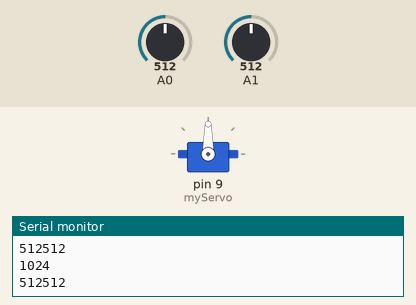
Simulated run of this sketch. Board: Arduino Uno, built with avr-gcc and run on an emulated ATmega328P. Parts: servo, the last lines printed to the serial monitor. The inputs (shaded band) are chosen by the test bench; at power-on: A1 = 512, A0 = 512.

Above: at 1.3 s.
1.4 s: A1 set to 526
At 1.9 s:
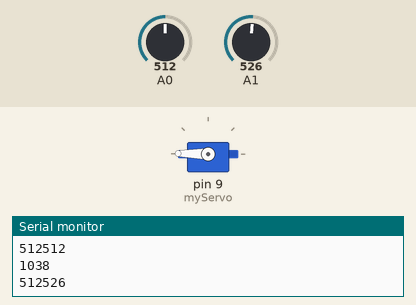
4.4 s: A0 set to 539
At 5.3 s:
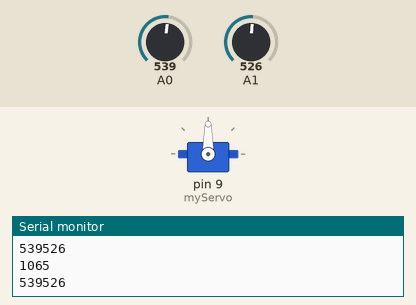
5.9 s: A0 set to 511
At 8.8 s:
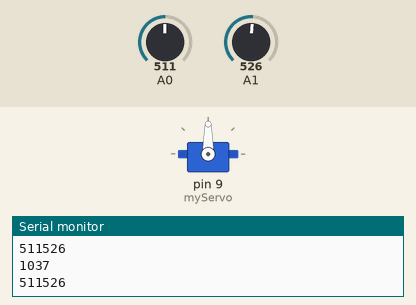
8.9 s: A0 set to 716
At 9.4 s:
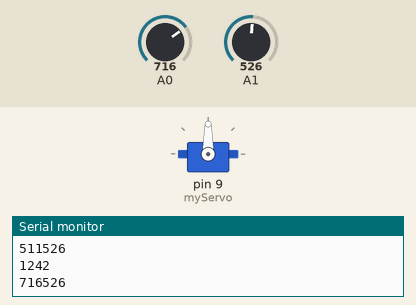
Timing chart, 0 to 11.4 s (numbered marks = the images above; inputs shaded):
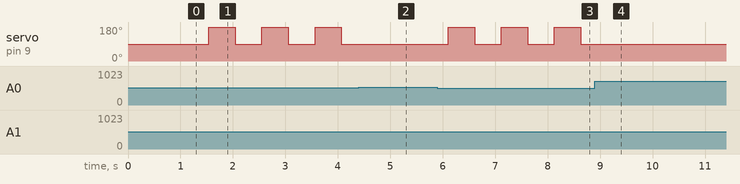

Measured:
- the behaviour switches between 512 and 513 on A1 (found by bisection; images 0 and 1)
- the behaviour switches between 525 and 526 on A0 (found by bisection; images 1 and 2)
- after the input at 1.4 s, servo on pin 9 (myServo): alternates 179° for 0.50 s and 90° for 0.51 s, starting after 0.14 s
- after the input at 4.4 s, servo on pin 9 (myServo): stays 90° (without the input it goes to 179° after 0.18 s)
- after the input at 5.9 s, servo on pin 9 (myServo): alternates 179° for 0.50 s and 90° for 0.51 s, starting after 0.21 s
- after the input at 8.9 s, servo on pin 9 (myServo): stops changing and stays 90°

The sketch:

servo.ino
```cpp
// include the servo library
#include <Servo.h>

Servo myServo;  // create a servo object
int s1 =1;   // variable to hold the angle for the servo motor
int s2 =1;
int s3 =0;
void setup() {
  myServo.attach(9); // attaches the servo on pin 9 to the servo object
  Serial.begin(9600); // open a serial connection to your computer
}

void loop() {
  s1 = analogRead(A0);
  delay(5);
  s2 = analogRead(A1);
  delay(5);
  // scale the numbers from the pot
  //angle = map(potVal, 0, 1023, 0, 179);

  // print out the angle for the servo motor
  //Serial.print(", angle: ");
  s3 = s1 + s2 ;
  Serial.println(s3);
  Serial.print(s1);
  Serial.println(s2);

  if ( s1 < s2) {
  // set the servo position
  myServo.write (179);
 // delay(500);
  //myServo.write (0);
  // wait for the servo to get there
  delay(500);
  }
  if ( s3 >= 45){
  myServo.write (90);
 // delay(500);
  //myServo.write (0);
  // wait for the servo to get there
  delay(500);
  }
else {
  myServo.write (0);
 // delay(500);
  //myServo.write (0);
  // wait for the servo to get there
  delay(500);
}
 //   myServo.write (90);
//delay(1500);
  }
```
